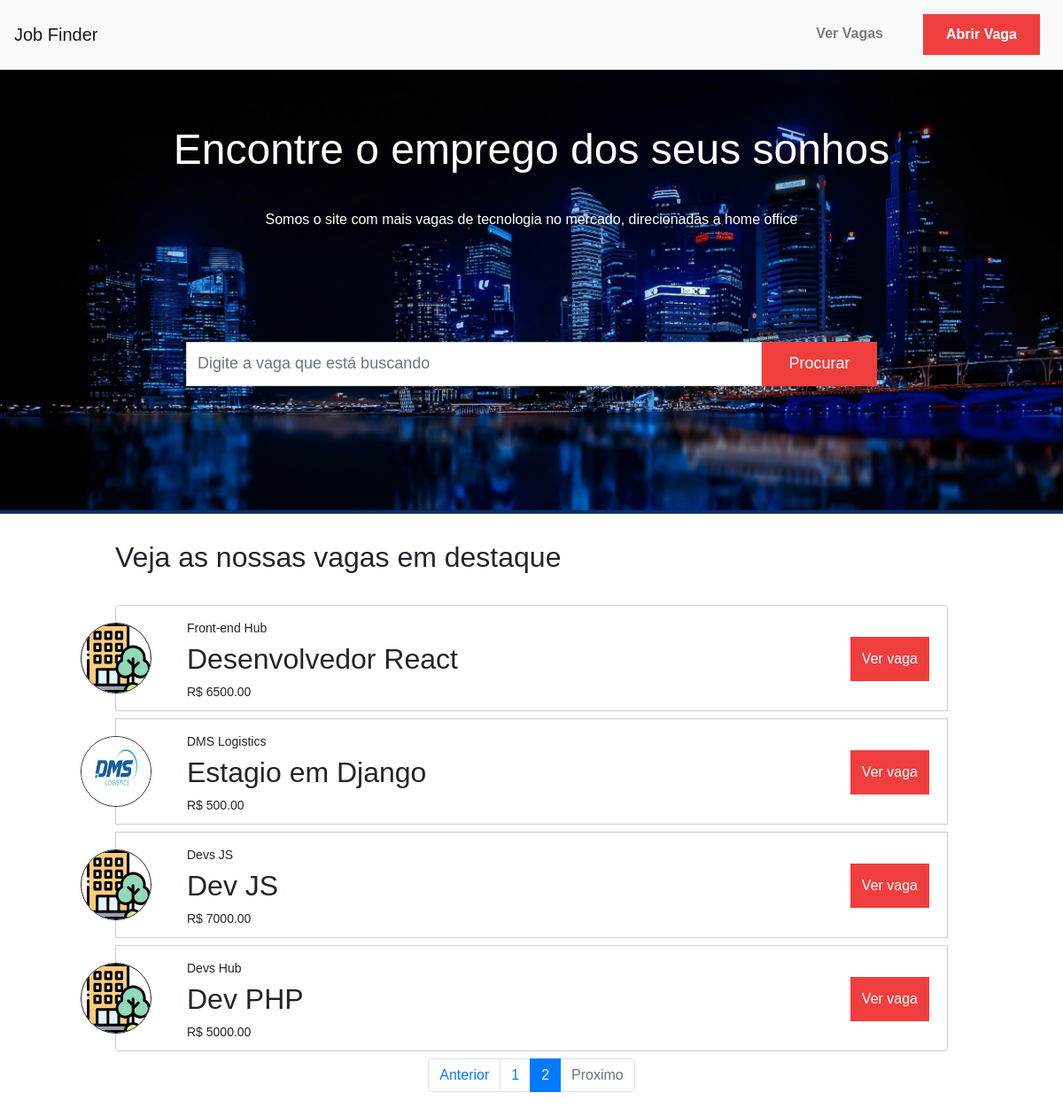
Screenshot of /?page=2 with the database file from the repository.
### app_job/models.py (models this page shows, shortened)
class Emprego(models.Model):
    titulo_vaga = models.CharField(max_length=255, verbose_name='Título')
    descricao_vaga = models.TextField(verbose_name='Descrição da Vaga')
    empresa_contratante = models.CharField(
        max_length=255, verbose_name='Empresa contratante')
    email_contato = models.EmailField(verbose_name="E-mail para contato")
    salario = MoneyField(max_digits=10, decimal_places=2, default_currency=BRL)
    imagem_empresa = models.ImageField(upload_to='post_img/%Y/%m/%d', blank=True,
                                       null=True, verbose_name='Imagem Empresa')

### app_job/views.py (the view)
# urls.py: path('', views.PostJob, name='index'),
def PostJob(request):
    emp = Emprego.objects.all().order_by('-id').values()
    nv = emp[:2]
    for vaga_nova in nv:
        for em in emp:
            if vaga_nova['id']==em['id']:
                em['vaga']='new-job'
    paginator = Paginator(emp, 4)
    page = request.GET.get('page')
    emp = paginator.get_page(page)
    return render(request, 'app_job/index.html', {"jobs": emp})

### app_job/templates/app_job/index.html (shortened to what this page needs)
{% extends "base.html" %}
{% load static %}
{% block 'conteudo' %}
<div id="top-container" class="container-fluid">
        <h1 id="main-title" class="text-center">Encontre o emprego dos seus sonhos</h1>
        <p id="main-subtitle" class="text-center">Somos o site com mais vagas de tecnologia no mercado, direcionadas a home office</p>
        <form id="search-form" class="form-inline" action="{% url 'busca' %}" method="get">
            <div class="form-group col-md-10">
                <input type="text" class="form-control" id="job" name="job" placeholder="Digite a vaga que está buscando" value="{{ request.GET.job }}">
            </div>
            <div class="col-md-2">
                <button type="submit" class="btn btn-primary">Procurar</button>
            </div>
        </form>
    </div>
    <main>
        <div id="jobs-container" class="container">
            <div class="row">
                <div class="col-md-12">
                    <h2 id="job-list-title">Veja as nossas vagas em destaque</h2>
                    <ul id="job-list" class="list-group">
                        {% for job in jobs %}
                            {% if job.vaga%}
                                <li class="list-group-item {{job.vaga}}">
                            {% else %}
                                <li class="list-group-item">
                            {% endif %}
                                {% if job.imagem_empresa %}
                                        <img src="media/{{job.imagem_empresa}}" alt="Company">
                                {% else %}
                                         <img src="{% static 'img/company.svg' %}" alt="Company">
                                {% endif %}
                                <p>{{job.empresa_contratante}}</p>
                                <h2>{{job.titulo_vaga}}</h2>
                                <p>R$ {{job.salario}}</p>
                                <a class="btn btn-primary" href="{% url 'detalhes' job.id %}">Ver vaga</a>
                            </li>
                        {% endfor %}
                    </ul>
                </div>
            </div>
    <nav aria-label="Page navigation example">
      <ul class="pagination justify-content-center">
        {% if jobs.has_previous %}
          <li class="page-item">
            <a class="page-link" href="?page={{ jobs.previous_page_number }}">Anterior</a>
          </li>
        {% else %}
          <li class="page-item disabled">
            <a class="page-link" href="#" tabindex="-1" aria-disabled="true">Anterior</a>
          </li>
        {% endif %}
        {% for page in jobs.paginator.page_range %}
          {% if jobs.number == page %}
            <li class="page-item active" aria-current="page">
              <span class="page-link">
                {{ page }}
              </span>
            </li>
          {% else %}
            <li class="page-item"><a class="page-link" href="?page={{ page }}">{{ page }}</a></li>
          {% endif %}
        {% endfor %}
        {% if jobs.has_next %}
          <li class="page-item">
            <a class="page-link" href="?page={{ jobs.next_page_number }}">Proximo</a>
          </li>
        {% else %}
          <li class="page-item disabled">
            <a class="page-link" href="#" tabindex="-1" aria-disabled="true">Proximo</a>
          </li>
        {% endif %}
      </ul>
    </nav>
        </div>
    </main>
{% endblock  %}

### templates/static/css/styles.css (style rules this page uses)
* { box-sizing: border-box; font-family: Helvetica, sans-serif; }
#top-container { padding: 110px; background-color: #F7F9FC; border-bottom: 4px solid #013068; margin-bottom: 30px; background-image: url("../img/banner2.jpg"); background-position: 0 100px; background-size: cover; color: #FFF; }
#main-title { padding: 30px 0; font-size: 3rem; }
#main-subtitle { font-size: 1rem; padding-bottom: 80px; }
#search-form { padding: 30px 100px; }
#search-form .col-md-10, #search-form .col-md-2 { padding: 0; }
#search-form input, #search-form button { width: 100%; border-radius: 0; height: 50px; font-size: 18px; }
#search-form button { color: #FFF; background-color: #F03E3E; border: 1px solid transparent; }
#jobs-container { padding: 0 100px; padding-bottom: 50px; }
#job-list .list-group-item { margin-bottom: 8px; border: 1px solid #CCC; padding: 15px 80px; color: #212529; height: 120px; }
#job-list .list-group-item p { font-size: 14px; margin-bottom: 5px; }
#job-list-title { margin-bottom: 35px; }
.list-group-item img { width: 80px; height:80px; border: 1px solid #212529; border-radius: 50%; background-color: #FFF; position: absolute; left: -40px; top: calc(50% - 40px); }
.list-group-item a { position: absolute; right: 20px; top: 35px; height: 50px; line-height: 35px; background-color: #F03E3E; border: 1px solid transparent; border-radius: 0; color: #FFF; }

### rows the page displays
Emprego: empresa_contratante "Front-end Hub", titulo_vaga "Desenvolvedor React", salario "6500.00"
Emprego: imagem_empresa (picture), empresa_contratante "DMS Logistics", titulo_vaga "Estagio em Django", salario "500.00"
Emprego: empresa_contratante "Devs JS", titulo_vaga "Dev JS", salario "7000.00"
Emprego: empresa_contratante "Devs Hub", titulo_vaga "Dev PHP", salario "5000.00"

### other values shown
{{ page }} "1"
{{ page }} "2"
